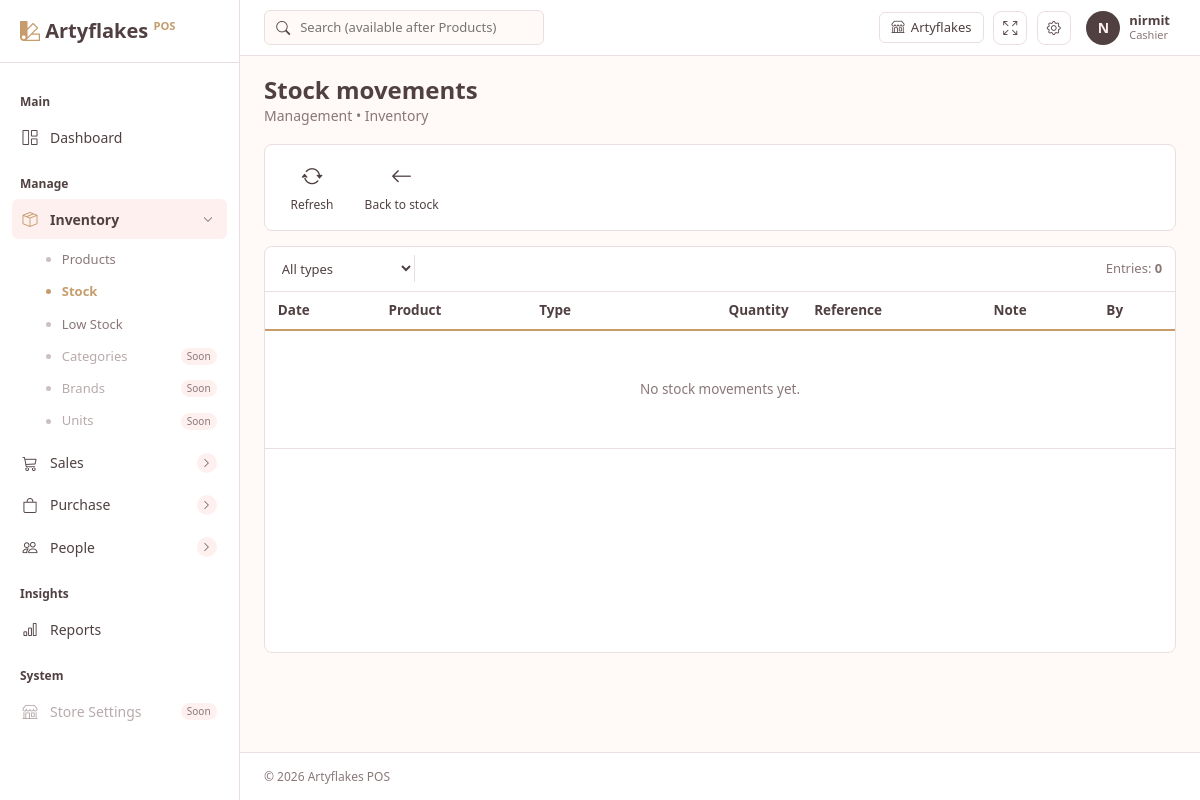
Before: /inventory/stock/movements/ (signed in) with the older database file.
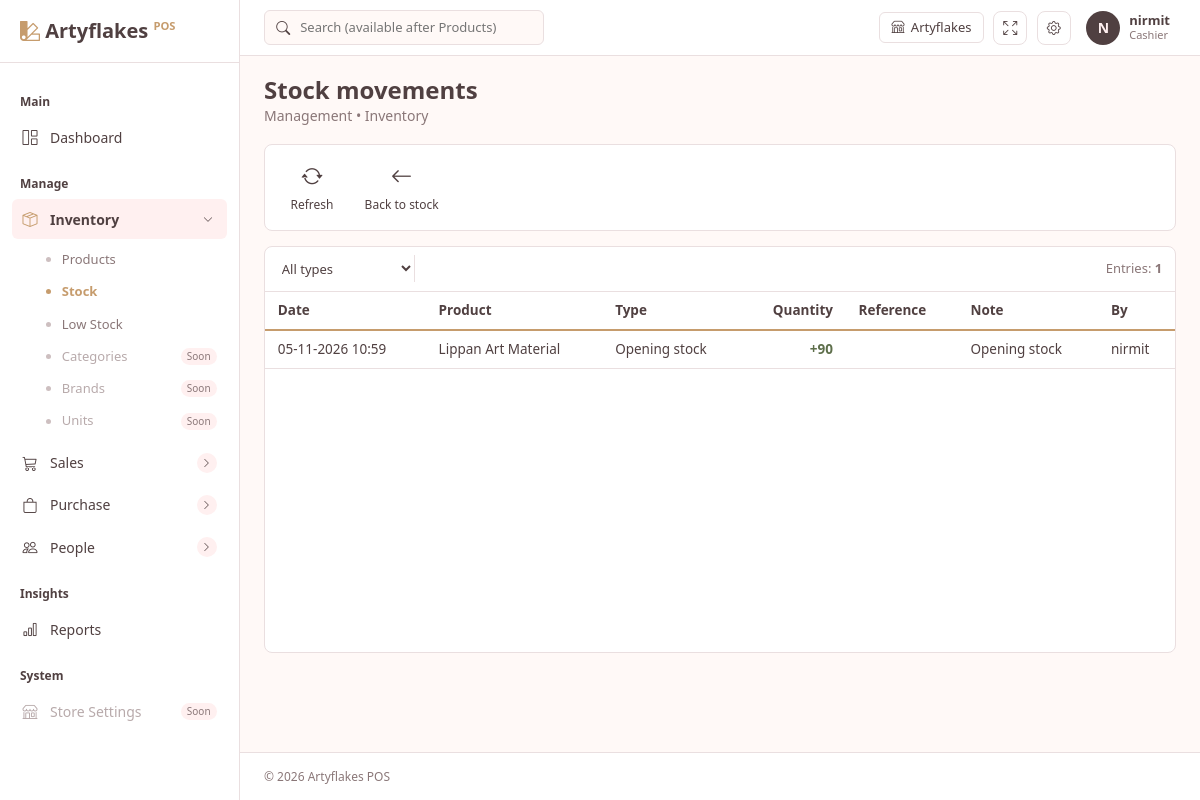
After: the same page with the newer database file.
### inventory/models.py (models this page shows, shortened)
class StockMovement(TimeStampedModel):
    class Type(models.TextChoices):
        OPENING = "opening", "Opening stock"
        ADJUSTMENT = "adjustment", "Stock adjustment"
        DAMAGE = "damage", "Damage / loss"
        PURCHASE = "purchase", "Purchase"
        PURCHASE_RETURN = "purchase_return", "Purchase return"
        SALE = "sale", "Sale"
        SALE_RETURN = "sale_return", "Sale return"
    product = models.ForeignKey(Product, on_delete=models.PROTECT, related_name="movements")
    quantity = models.DecimalField(max_digits=12, decimal_places=3)   # + stock in, - stock out
    movement_type = models.CharField(max_length=20, choices=Type.choices)
    reference = models.CharField(max_length=50, blank=True)           # invoice number, later
    note = models.CharField(max_length=255, blank=True)
    created_by = models.ForeignKey(
        settings.AUTH_USER_MODEL, null=True, blank=True, on_delete=models.SET_NULL, related_name="+"
    )
    class Meta:
        ordering = ["-created_at", "-id"]
        indexes = [models.Index(fields=["product", "created_at"])]

class Product(TimeStampedModel):
    class Unit(models.TextChoices):
        PCS = "pcs", "Pieces"
        SET = "set", "Set"
        BOX = "box", "Box"
        PACK = "pack", "Pack"
        KG = "kg", "Kilogram"
        G = "g", "Gram"
        LTR = "ltr", "Litre"
        ML = "ml", "Millilitre"
        MTR = "mtr", "Metre"
    code = models.CharField(max_length=30, unique=True, null=True, blank=True)
    name = models.CharField(max_length=200)
    category = models.ForeignKey(
        Category, null=True, blank=True, on_delete=models.SET_NULL, related_name="products"
    )
    barcode = models.CharField(max_length=64, unique=True, null=True, blank=True)
    hsn_code = models.CharField("HSN code", max_length=10, blank=True)
    unit = models.CharField(max_length=10, choices=Unit.choices, default=Unit.PCS)
    track_stock = models.BooleanField(
        "Track stock", default=True,
        help_text="Untick for services or custom work that has no stock.",
    )
    cost_price = models.DecimalField(max_digits=10, decimal_places=2, default=0, validators=[MinValueValidator(0)])
    sale_price = models.DecimalField(max_digits=10, decimal_places=2, default=0, validators=[MinValueValidator(0)])
    mrp = models.DecimalField("MRP", max_digits=10, decimal_places=2, default=0, validators=[MinValueValidator(0)])
    gst_rate = models.DecimalField(
        "GST %", max_digits=5, decimal_places=2, default=0,
        validators=[MinValueValidator(0), MaxValueValidator(100)],
    )
    min_stock = models.PositiveIntegerField("Low stock level", default=0)
    is_active = models.BooleanField(default=True)
    class Meta:
        ordering = ["name"]

### accounts/models.py (models this page shows)
class User(AbstractUser):
    class Role(models.TextChoices):
        ADMIN = "admin", "Admin"
        CASHIER = "cashier", "Cashier"
    role = models.CharField(max_length=20, choices=Role.choices, default=Role.CASHIER)
    phone = models.CharField(max_length=15, blank=True)
    @property
    def is_admin_role(self):
        return self.is_superuser or self.role == self.Role.ADMIN

### inventory/views.py (the view)
# urls.py: path("stock/movements/", views.movement_list, name="movement_list"),
@login_required
def movement_list(request):
    if not request.user.is_admin_role:
        return HttpResponse(status=403)
    product = request.GET.get("product", "")
    mtype = request.GET.get("type", "")
    qs = StockMovement.objects.select_related("product", "created_by")
    selected = None
    if product.isdigit():
        selected = Product.objects.filter(pk=product).first()
        if selected:
            qs = qs.filter(product=selected)
    if mtype in StockMovement.Type.values:
        qs = qs.filter(movement_type=mtype)
    paginator = Paginator(qs, 50)
    page = paginator.get_page(request.GET.get("page"))
    params = request.GET.copy()
    params.pop("page", None)
    return render(request, "inventory/movement_list.html", {
        "page": page, "total": paginator.count, "selected": selected,
        "mtype": mtype, "types": StockMovement.Type.choices,
        "querystring": params.urlencode(),
    })

### templates/inventory/movement_list.html (shortened to what this page needs)
{% extends "base.html" %}
{% load static %}
{% block extra_css %}<link href="{% static 'css/inventory.css' %}" rel="stylesheet">{% endblock %}
{% block content %}
<div class="page-head">
  <div>
    <h3>Stock movements</h3>
    <p>
      Management &bull; Inventory
    </p>
  </div>
</div>
<div class="toolbar">
  <a class="tb" href="{{ request.get_full_path }}"><i class="bi bi-arrow-repeat"></i><span>Refresh</span></a>
  <a class="tb" href="{% url 'inventory:stock_list' %}"><i class="bi bi-arrow-left"></i><span>Back to stock</span></a>
</div>
<section class="grid-panel">
  <form class="grid-search" method="get">
    <select name="type" class="grid-field" onchange="this.form.submit()">
      <option value="">All types</option>
    </select>
    <span class="count">Entries: <strong>{{ total }}</strong></span>
  </form>
  <div class="grid-wrap">
    <table class="grid">
      <thead>
        <tr><th>Date</th><th>Product</th><th>Type</th><th class="num">Quantity</th><th>Reference</th><th>Note</th><th>By</th></tr>
      </thead>
      <tbody>
        {% for m in page %}
        <tr>
          <td>{{ m.created_at|date:"d-m-Y H:i" }}</td>
          <td>{{ m.product.name }}</td>
          <td>{{ m.get_movement_type_display }}</td>
          <td class="num"><span class="{% if m.quantity > 0 %}qty-in{% else %}qty-out{% endif %}">{% if m.quantity > 0 %}+{% endif %}{{ m.quantity|floatformat:"-3" }}</span></td>
          <td>{{ m.reference }}</td>
          <td>{{ m.note }}</td>
          <td>{{ m.created_by.username|default:"" }}</td>
        </tr>
        {% empty %}
        <tr><td colspan="7" class="grid-empty">No stock movements yet.</td></tr>
        {% endfor %}
      </tbody>
    </table>
  </div>
</section>
{% endblock %}

Changed rows visible on the page:
added StockMovement: created_at "05-11-2026 10:59", product.name "Lippan Art Material", movement_type "Opening stock", quantity "90", note "Opening stock", created_by.username "nirmit"
Other visible differences:
{{ total }}: "0" → "1"
text no longer shown: "No stock movements yet."
